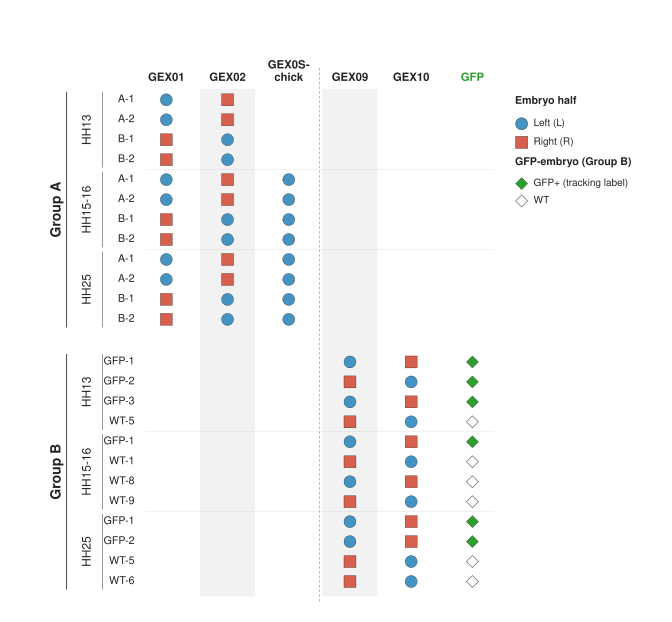

Reproduce this figure in Python.
#!/usr/bin/env python3
"""figS04 Panel A: chick experimental design — embryo x library L/R pooling (SVG).

Faithful analog of the duck fig01 panel_A_design.py, adapted for the chick
syrinx control's TWO-GROUP bisection design. Two details:

  1. EXPLICIT WHITE BACKGROUND. svgwrite emits a transparent canvas, so in a
     dark-mode SVG viewer every grayscale glyph/label vanished (only the L/R
     colour markers survived). A white background rect makes the standalone
     panel legible everywhere (the PDF composite was always on a white page).

  2. GFP IS NOW A VISIBLE DIMENSION for Group B. Previously GFP/WT lived only
     in the row-label text ("GFP-1" / "WT-5"). Group B carries the GFP transgene
     as a whole-animal tracking label (6 GFP+ + 6 WT; GFP is NOT asymmetric —
     the cU control shows WT 6/6 PITX2-high in the designed-LEFT half). It now
     gets a dedicated glyph column: filled green diamond = GFP+, open diamond = WT.

Design:
  Group A (ARC01 / ARC02 / ARC0S): each embryo bisected L/R. A-type LEFT->ARC01,
    B-type LEFT->ARC02 (complementary halves). ARC0S = design-known LEFT of the
    HH15-16 + HH25 embryos (symmetry-breaking lane; no HH13 anchor). 12 WT, 4/stage.
  Group B (GEX09 / GEX10 = ARC09/10 multiome lanes): lane->side DESIGNED + verified
    (notebook 20240905 ARC09 map). 6 GFP+ + 6 WT, 4/stage.

L/R encoding matches every figure: Left = blue circle, Right = red square.
GFP status = green (filled diamond GFP+, open diamond WT). Groups/stages stay B&W.

Reads:  design/chick_groupA_lr_design.tsv, design/chick_groupB_lr_design.tsv
Writes: figures/figS04/panel_A_design.svg
"""
import os
import sys
import pandas as pd
import svgwrite

sys.path.insert(0, os.path.join(os.path.dirname(os.path.abspath(__file__)), ".."))
from _shared.library_naming import LANE_0S_FULL  # noqa: E402

OUTDIR = os.path.dirname(os.path.abspath(__file__))
REPO = os.path.join(OUTDIR, "..", "..")
A_TSV = os.path.join(REPO, "design", "chick_groupA_lr_design.tsv")
B_TSV = os.path.join(REPO, "design", "chick_groupB_lr_design.tsv")

# ── Colors (L/R + GFP carry colour; everything else grayscale) ───────────
COL_L = "#4393C3"      # Left  = blue
COL_R = "#D6604D"      # Right = red
COL_GFP = "#2CA02C"    # GFP+  = green (fluorescence tracking label)
COL_SHADE = "#F2F2F2"
COL_LINE = "#999999"
COL_BRACKET = "#555555"
COL_TEXT = "#222222"
COL_SUBTLE = "#666666"
COL_BG = "#FFFFFF"

# ── Columns: five lanes + a GFP-status glyph column (Group B only) ────────
# Internal keys stay ARC01/ARC02/ARC0S (the design-TSV lane names); the DISPLAY
# label is GEX01/GEX02/GEX0S-chick so every chick library reads as GEX## uniformly
# (Group A ARC libraries demuxed on their GEX modality; Group B = GEX09/GEX10) and
# the symmetry-breaking lane names its species (_shared/library_naming.py).
COLS = ["ARC01", "ARC02", "ARC0S", "GEX09", "GEX10"]
COL_LABEL = {"ARC01": "GEX01", "ARC02": "GEX02", "ARC0S": LANE_0S_FULL["chick"],
             "GEX09": "GEX09", "GEX10": "GEX10"}
COL_DIVIDER_AFTER = 2   # vertical rule after GEX0S-chick (index 2), before GEX09
GFP_COL_INDEX = 5       # GFP glyph column sits one slot right of GEX10

STAGE_ORDER = ["HH13", "HH15-16", "HH25"]

# ── Layout constants (SVG user units) ────────────────────────────────────
COL_SPACING = 92
ROW_SPACING = 30
GROUP_GAP = 34
MARKER_R = 9
FONT_ROW = 16
FONT_COL = 17
FONT_STAGE = 18
FONT_GROUP = 21
FONT_FAMILY = "Helvetica, Arial, sans-serif"

MARGIN_LEFT = 250
MARGIN_TOP = 150
MARGIN_RIGHT = 300   # legend only (right notes block removed -> LEGEND.md)
MARGIN_BOTTOM = 30   # caption removed -> LEGEND.md

DISPLAY_W_IN = 7.0


def _row_label_A(embryo_id, ab_type):
    idx = embryo_id.rsplit("-", 1)[-1]
    return f"{ab_type}-{idx}"


def _row_label_B(embryo_id):
    # HH13-GFP-1 -> "GFP-1" ; HH13-WT-5 -> "WT-5"
    parts = embryo_id.split("-")
    return "-".join(parts[1:])


def _build_rows():
    a = pd.read_csv(A_TSV, sep="\t")
    b = pd.read_csv(B_TSV, sep="\t")
    rows = []
    for stage in STAGE_ORDER:
        sub = a[a["stage"] == stage].copy()
        sub["_ord"] = sub["ab_type"].map({"A": 0, "B": 1}) * 10 + \
            sub["embryo_id"].str.rsplit("-", n=1).str[-1].astype(int)
        for _, r in sub.sort_values("_ord").iterrows():
            markers = {"ARC01": r["arc01_side"], "ARC02": r["arc02_side"]}
            if str(r["arc0s_left"]).lower() == "yes":
                markers["ARC0S"] = "L"
            rows.append(dict(group="A", stage=stage,
                             label=_row_label_A(r["embryo_id"], r["ab_type"]),
                             gfp=None, markers=markers))
    for stage in STAGE_ORDER:
        sub = b[b["stage"] == stage].copy()
        sub["_ord"] = sub["gfp_status"].map({"GFP": 0, "WT": 1}) * 100 + range(len(sub))
        for _, r in sub.sort_values("_ord").iterrows():
            markers = {"GEX09": r["gex09_side"], "GEX10": r["gex10_side"]}
            rows.append(dict(group="B", stage=stage,
                             label=_row_label_B(r["embryo_id"]),
                             gfp=r["gfp_status"], markers=markers))
    return rows


def _marker(dwg, cx, cy, side):
    if side == "L":
        dwg.add(dwg.circle(center=(cx, cy), r=MARKER_R, fill=COL_L,
                           stroke="black", stroke_width=0.4))
    else:
        dwg.add(dwg.rect(insert=(cx - MARKER_R, cy - MARKER_R),
                         size=(MARKER_R * 2, MARKER_R * 2), fill=COL_R,
                         stroke="black", stroke_width=0.4))


def _gfp_glyph(dwg, cx, cy, status):
    """Diamond glyph: filled green = GFP+, open (white) = WT."""
    r = MARKER_R
    pts = [(cx, cy - r), (cx + r, cy), (cx, cy + r), (cx - r, cy)]
    if status == "GFP":
        dwg.add(dwg.polygon(points=pts, fill=COL_GFP, stroke="black", stroke_width=0.4))
    else:  # WT
        dwg.add(dwg.polygon(points=pts, fill="white", stroke=COL_SUBTLE, stroke_width=1.0))


def _row_y(row_i, group):
    base = MARGIN_TOP + row_i * ROW_SPACING
    return base + (GROUP_GAP if group == "B" else 0)


def generate():
    rows = _build_rows()
    n_rows = len(rows)
    n_cols = len(COLS)
    x0 = MARGIN_LEFT
    y0 = MARGIN_TOP
    gfp_x = x0 + GFP_COL_INDEX * COL_SPACING

    canvas_w = gfp_x + MARGIN_RIGHT
    canvas_h = _row_y(n_rows - 1, "B") + ROW_SPACING + MARGIN_BOTTOM
    display_w = DISPLAY_W_IN * 96
    display_h = display_w * canvas_h / canvas_w

    dwg = svgwrite.Drawing(
        os.path.join(OUTDIR, "panel_A_design.svg"),
        size=(f"{display_w}px", f"{display_h}px"),
        viewBox=f"0 0 {canvas_w} {canvas_h}")

    # ── Explicit white background (fixes dark-mode invisibility) ──────────
    dwg.add(dwg.rect(insert=(0, 0), size=(canvas_w, canvas_h), fill=COL_BG))

    # ── Column shading (alternating, lanes only) ─────────────────────────
    for j in range(n_cols):
        if j % 2 == 1:
            cx = x0 + j * COL_SPACING
            dwg.add(dwg.rect(
                insert=(cx - COL_SPACING * 0.45, y0 - ROW_SPACING * 0.55),
                size=(COL_SPACING * 0.9, canvas_h - y0 - MARGIN_BOTTOM + ROW_SPACING * 0.3),
                fill=COL_SHADE, stroke="none"))

    # ── Vertical divider between Group A cols and Group B cols ────────────
    div_x = x0 + (COL_DIVIDER_AFTER + 0.5) * COL_SPACING
    dwg.add(dwg.line(start=(div_x, y0 - ROW_SPACING * 1.6),
                     end=(div_x, canvas_h - MARGIN_BOTTOM),
                     stroke=COL_LINE, stroke_width=1.0, stroke_dasharray="4,3"))

    # ── Column header labels ─────────────────────────────────────────────
    # "GEX0S-chick" is wider than a column, so it breaks after its hyphen onto
    # two lines; the last line keeps the shared header baseline.
    for j, col in enumerate(COLS):
        cx = x0 + j * COL_SPACING
        lab = COL_LABEL[col]
        lines = [lab[:lab.index("-") + 1], lab[lab.index("-") + 1:]] if "-" in lab else [lab]
        for k, ln in enumerate(lines):
            dy = (len(lines) - 1 - k) * FONT_COL * 1.1
            dwg.add(dwg.text(ln, insert=(cx, y0 - ROW_SPACING * 0.95 - dy),
                             text_anchor="middle", font_size=FONT_COL,
                             font_family=FONT_FAMILY, fill=COL_TEXT, font_weight="bold"))
    # GFP glyph-column header (italic to mark it as an attribute, not a lane)
    dwg.add(dwg.text("GFP", insert=(gfp_x, y0 - ROW_SPACING * 0.95),
                     text_anchor="middle", font_size=FONT_COL,
                     font_family=FONT_FAMILY, fill=COL_GFP, font_weight="bold"))

    # (Group A/B column sub-headers removed -> LEGEND.md; the left-side group
    #  brackets + the GEX0S-chick|GEX09 divider already separate the two assay groups.)

    # ── Stage separators + brackets, group brackets ──────────────────────
    stage_bracket_x = MARGIN_LEFT - 96
    group_bracket_x = MARGIN_LEFT - 150
    i = 0
    group_spans = {"A": [None, None], "B": [None, None]}
    while i < n_rows:
        g = rows[i]["group"]
        s = rows[i]["stage"]
        j = i
        while j < n_rows and rows[j]["group"] == g and rows[j]["stage"] == s:
            j += 1
        y_top = _row_y(i, g) - ROW_SPACING * 0.4
        y_bot = _row_y(j - 1, g) + ROW_SPACING * 0.4
        y_mid = (y_top + y_bot) / 2
        dwg.add(dwg.line(start=(stage_bracket_x, y_top), end=(stage_bracket_x, y_bot),
                         stroke=COL_BRACKET, stroke_width=0.9))
        dwg.add(dwg.text(s, insert=(stage_bracket_x - 22, y_mid),
                         text_anchor="middle", dominant_baseline="central",
                         font_size=FONT_STAGE, font_family=FONT_FAMILY, fill=COL_TEXT,
                         transform=f"rotate(-90, {stage_bracket_x - 22}, {y_mid})"))
        if group_spans[g][0] is None:
            group_spans[g][0] = y_top
        group_spans[g][1] = y_bot
        if i > 0 and rows[i - 1]["group"] == g:
            sep_y = _row_y(i, g) - ROW_SPACING * 0.5
            dwg.add(dwg.line(start=(x0 - COL_SPACING * 0.35, sep_y),
                             end=(gfp_x + COL_SPACING * 0.35, sep_y),
                             stroke=COL_LINE, stroke_width=0.4, stroke_opacity=0.5))
        i = j

    for g, label in [("A", "Group A"), ("B", "Group B")]:
        y_top, y_bot = group_spans[g]
        y_mid = (y_top + y_bot) / 2
        dwg.add(dwg.line(start=(group_bracket_x, y_top), end=(group_bracket_x, y_bot),
                         stroke=COL_BRACKET, stroke_width=1.6))
        dwg.add(dwg.text(label, insert=(group_bracket_x - 14, y_mid),
                         text_anchor="middle", dominant_baseline="central",
                         font_size=FONT_GROUP, font_family=FONT_FAMILY,
                         fill=COL_TEXT, font_weight="bold",
                         transform=f"rotate(-90, {group_bracket_x - 14}, {y_mid})"))

    # ── Markers + GFP glyphs + row labels ────────────────────────────────
    for ri, row in enumerate(rows):
        y = _row_y(ri, row["group"])
        for j, col in enumerate(COLS):
            side = row["markers"].get(col)
            if side is None:
                continue
            _marker(dwg, x0 + j * COL_SPACING, y, side)
        if row["group"] == "B" and row["gfp"] is not None:
            _gfp_glyph(dwg, gfp_x, y, row["gfp"])
        dwg.add(dwg.text(row["label"], insert=(x0 - COL_SPACING * 0.52, y),
                         text_anchor="end", dominant_baseline="central",
                         font_size=FONT_ROW, font_family=FONT_FAMILY, fill=COL_TEXT))

    # ── Legend (right) ───────────────────────────────────────────────────
    leg_x = gfp_x + 64
    leg_y = y0 + 6
    dwg.add(dwg.text("Embryo half", insert=(leg_x, leg_y), font_size=FONT_ROW,
                     font_weight="bold", font_family=FONT_FAMILY, fill=COL_TEXT))
    ly = leg_y + 30
    dwg.add(dwg.circle(center=(leg_x + 10, ly), r=MARKER_R, fill=COL_L,
                       stroke="black", stroke_width=0.5))
    dwg.add(dwg.text("Left (L)", insert=(leg_x + 28, ly), dominant_baseline="central",
                     font_size=FONT_ROW - 1, font_family=FONT_FAMILY, fill=COL_TEXT))
    ry = leg_y + 58
    dwg.add(dwg.rect(insert=(leg_x + 10 - MARKER_R, ry - MARKER_R),
                     size=(MARKER_R * 2, MARKER_R * 2), fill=COL_R,
                     stroke="black", stroke_width=0.5))
    dwg.add(dwg.text("Right (R)", insert=(leg_x + 28, ry), dominant_baseline="central",
                     font_size=FONT_ROW - 1, font_family=FONT_FAMILY, fill=COL_TEXT))

    # GFP status legend (Group B)
    gy = leg_y + 92
    dwg.add(dwg.text("GFP-embryo (Group B)", insert=(leg_x, gy), font_size=FONT_ROW,
                     font_weight="bold", font_family=FONT_FAMILY, fill=COL_TEXT))
    g1 = gy + 28
    _gfp_glyph(dwg, leg_x + 10, g1, "GFP")
    dwg.add(dwg.text("GFP+  (tracking label)", insert=(leg_x + 28, g1),
                     dominant_baseline="central", font_size=FONT_ROW - 1,
                     font_family=FONT_FAMILY, fill=COL_TEXT))
    g2 = gy + 54
    _gfp_glyph(dwg, leg_x + 10, g2, "WT")
    dwg.add(dwg.text("WT", insert=(leg_x + 28, g2), dominant_baseline="central",
                     font_size=FONT_ROW - 1, font_family=FONT_FAMILY, fill=COL_TEXT))

    # (Right-side Group A/B notes block + bottom caption removed -> LEGEND.md,
    #  matching the duck fig01 panel_A minimal-text standard. The blue/red L/R
    #  markers + A-/B-type row labels + GFP diamonds carry the design; the prose
    #  decode lives in the figure legend.)

    dwg.save()
    print(f"  Saved: {os.path.join(OUTDIR, 'panel_A_design.svg')}")


if __name__ == "__main__":
    generate()
